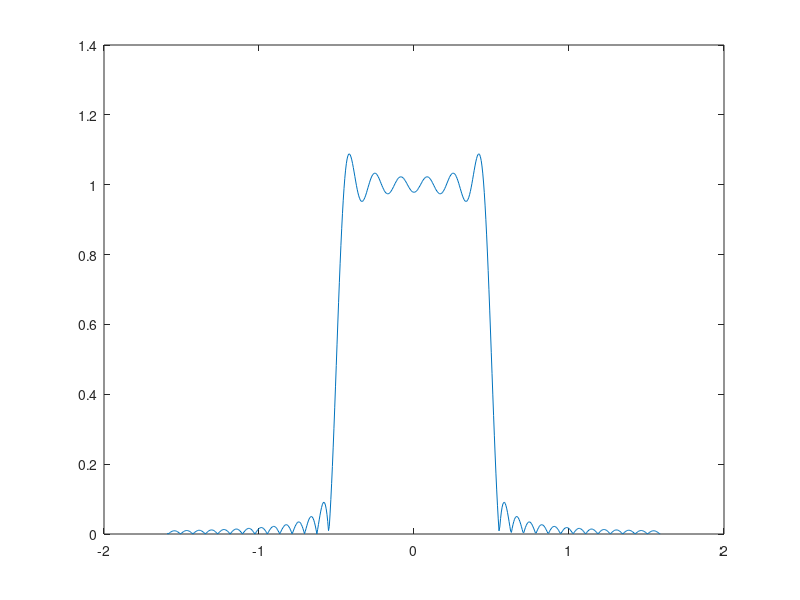

This figure's MATLAB source: (Note: this script raises an error after producing the figure.)
clc
clear
close all

Fs=100;
delt=1/Fs;
tvec=-2*pi:delt:2*pi;
x_t=zeros(size(tvec));
x_t(tvec>=-2*pi & tvec<=2*pi)=sinc(tvec(tvec>=-2*pi & tvec<=2*pi));
delw=0.01*pi;
%Fourier series
omegavec=-2*pi*Fs/2:delw:2*pi*Fs/2;
omegavec=-10:delw:10;
for kx=1:length(omegavec)
    w=omegavec(kx);
    basis1=exp(-1i*w*tvec);
    xw(kx)=trapz(tvec,x_t.*basis1);
end
figure(1);
plot(omegavec/(2*pi),abs(xw));
for tx=1:lenght(tvec)
    t=tvec(tx);
    basisi2=exp(-1i*t*omegavec);
    xtrec(tx)=(1/(2*pi))*trapz(omegavec,xw.*basis2);
end
figure(2);
plot(tvec,x_t,'Linewidth',2);
hold on;
plot(tvec,xtrec);